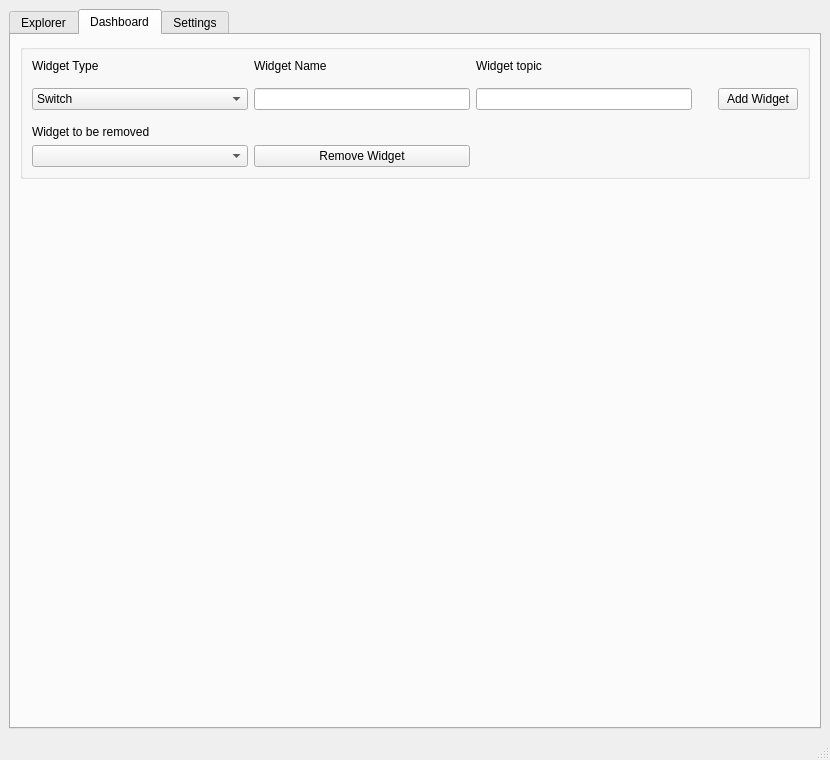
<?xml version="1.0" encoding="UTF-8"?>
<ui version="4.0">
 <class>MainWindow</class>
 <widget class="QMainWindow" name="MainWindow">
  <property name="geometry">
   <rect>
    <x>0</x>
    <y>0</y>
    <width>830</width>
    <height>760</height>
   </rect>
  </property>
  <property name="windowTitle">
   <string>MQTT Explorer</string>
  </property>
  <widget class="QWidget" name="centralwidget">
   <layout class="QVBoxLayout" name="verticalLayout_3">
    <item>
     <widget class="QTabWidget" name="tabWidget">
      <property name="currentIndex">
       <number>1</number>
      </property>
      <widget class="QWidget" name="explorer_tab">
       <attribute name="title">
        <string>Explorer</string>
       </attribute>
       <layout class="QVBoxLayout" name="verticalLayout_4">
        <item>
         <layout class="QHBoxLayout" name="horizontalLayout" stretch="2,1">
          <property name="spacing">
           <number>6</number>
          </property>
          <item>
           <widget class="QTreeWidget" name="treeWidget">
            <property name="minimumSize">
             <size>
              <width>200</width>
              <height>0</height>
             </size>
            </property>
            <attribute name="headerVisible">
             <bool>false</bool>
            </attribute>
            <column>
             <property name="text">
              <string notr="true">1</string>
             </property>
            </column>
           </widget>
          </item>
          <item>
           <layout class="QVBoxLayout" name="verticalLayout">
            <item>
             <widget class="QLabel" name="subscribeToTopicLabel">
              <property name="text">
               <string>Subscribe to topic</string>
              </property>
             </widget>
            </item>
            <item>
             <widget class="QLineEdit" name="subscribeTopicTextField">
              <property name="placeholderText">
               <string>Topic</string>
              </property>
             </widget>
            </item>
            <item>
             <widget class="QPushButton" name="subscribeButton">
              <property name="enabled">
               <bool>false</bool>
              </property>
              <property name="text">
               <string>Subscribe</string>
              </property>
             </widget>
            </item>
            <item>
             <widget class="QPushButton" name="subscribeResetButton">
              <property name="enabled">
               <bool>false</bool>
              </property>
              <property name="text">
               <string>Reset</string>
              </property>
             </widget>
            </item>
            <item>
             <spacer name="verticalSpacer_1">
              <property name="orientation">
               <enum>Qt::Vertical</enum>
              </property>
              <property name="sizeType">
               <enum>QSizePolicy::Fixed</enum>
              </property>
              <property name="sizeHint" stdset="0">
               <size>
                <width>20</width>
                <height>16</height>
               </size>
              </property>
             </spacer>
            </item>
            <item>
             <widget class="Line" name="line_1">
              <property name="orientation">
               <enum>Qt::Horizontal</enum>
              </property>
             </widget>
            </item>
            <item>
             <spacer name="verticalSpacer_2">
              <property name="orientation">
               <enum>Qt::Vertical</enum>
              </property>
              <property name="sizeType">
               <enum>QSizePolicy::Fixed</enum>
              </property>
              <property name="sizeHint" stdset="0">
               <size>
                <width>20</width>
                <height>8</height>
               </size>
              </property>
             </spacer>
            </item>
            <item>
             <widget class="QLabel" name="valueLabel">
              <property name="text">
               <string>Value</string>
              </property>
             </widget>
            </item>
            <item>
             <widget class="QLineEdit" name="valueTextField">
              <property name="text">
               <string/>
              </property>
              <property name="readOnly">
               <bool>true</bool>
              </property>
             </widget>
            </item>
            <item>
             <widget class="QPushButton" name="valueInspectButton">
              <property name="text">
               <string>Inspect value</string>
              </property>
             </widget>
            </item>
            <item>
             <spacer name="verticalSpacer_3">
              <property name="orientation">
               <enum>Qt::Vertical</enum>
              </property>
              <property name="sizeType">
               <enum>QSizePolicy::Fixed</enum>
              </property>
              <property name="sizeHint" stdset="0">
               <size>
                <width>20</width>
                <height>8</height>
               </size>
              </property>
             </spacer>
            </item>
            <item>
             <widget class="QLabel" name="valueHistoryLabel">
              <property name="text">
               <string>History</string>
              </property>
             </widget>
            </item>
            <item>
             <widget class="QListWidget" name="valueHistoryList"/>
            </item>
            <item>
             <spacer name="verticalSpacer_4">
              <property name="orientation">
               <enum>Qt::Vertical</enum>
              </property>
              <property name="sizeType">
               <enum>QSizePolicy::Fixed</enum>
              </property>
              <property name="sizeHint" stdset="0">
               <size>
                <width>20</width>
                <height>16</height>
               </size>
              </property>
             </spacer>
            </item>
            <item>
             <widget class="Line" name="line_2">
              <property name="orientation">
               <enum>Qt::Horizontal</enum>
              </property>
             </widget>
            </item>
            <item>
             <spacer name="verticalSpacer_5">
              <property name="orientation">
               <enum>Qt::Vertical</enum>
              </property>
              <property name="sizeType">
               <enum>QSizePolicy::Fixed</enum>
              </property>
              <property name="sizeHint" stdset="0">
               <size>
                <width>20</width>
                <height>8</height>
               </size>
              </property>
             </spacer>
            </item>
            <item>
             <widget class="QLabel" name="publishMessageLabel">
              <property name="text">
               <string>Publish message</string>
              </property>
             </widget>
            </item>
            <item>
             <widget class="QLineEdit" name="publishTopicTextField">
              <property name="placeholderText">
               <string>Topic</string>
              </property>
             </widget>
            </item>
            <item>
             <widget class="QLabel" name="textMessageLabel">
              <property name="text">
               <string>Text message</string>
              </property>
             </widget>
            </item>
            <item>
             <widget class="QLineEdit" name="publishTextMessageTextField">
              <property name="placeholderText">
               <string>Text</string>
              </property>
             </widget>
            </item>
            <item>
             <widget class="QPushButton" name="publishTextButton">
              <property name="enabled">
               <bool>false</bool>
              </property>
              <property name="text">
               <string>Publish text</string>
              </property>
             </widget>
            </item>
            <item>
             <widget class="QLabel" name="fileMessageLabel">
              <property name="text">
               <string>File message</string>
              </property>
             </widget>
            </item>
            <item>
             <widget class="QLineEdit" name="publishFilePathTextField">
              <property name="placeholderText">
               <string>Path to file</string>
              </property>
              <property name="clearButtonEnabled">
               <bool>false</bool>
              </property>
             </widget>
            </item>
            <item>
             <widget class="QPushButton" name="publishFileButton">
              <property name="enabled">
               <bool>false</bool>
              </property>
              <property name="text">
               <string>Publish file</string>
              </property>
             </widget>
            </item>
            <item>
             <spacer name="verticalSpacer_6">
              <property name="orientation">
               <enum>Qt::Vertical</enum>
              </property>
              <property name="sizeHint" stdset="0">
               <size>
                <width>20</width>
                <height>40</height>
               </size>
              </property>
             </spacer>
            </item>
           </layout>
          </item>
         </layout>
        </item>
       </layout>
      </widget>
      <widget class="QWidget" name="dashboard_tab">
       <attribute name="title">
        <string>Dashboard</string>
       </attribute>
       <layout class="QVBoxLayout" name="verticalLayout_6">
        <item>
         <widget class="QGroupBox" name="horizontalGroupBox">
          <property name="sizePolicy">
           <sizepolicy hsizetype="Preferred" vsizetype="Fixed">
            <horstretch>0</horstretch>
            <verstretch>0</verstretch>
           </sizepolicy>
          </property>
          <layout class="QGridLayout" name="gridLayout_2">
           <item row="3" column="1">
            <widget class="QPushButton" name="widgetRemoveButton">
             <property name="text">
              <string>Remove Widget</string>
             </property>
            </widget>
           </item>
           <item row="0" column="0">
            <widget class="QLabel" name="widgetTypeLabel">
             <property name="text">
              <string>Widget Type</string>
             </property>
            </widget>
           </item>
           <item row="1" column="3">
            <spacer name="verticalSpacer">
             <property name="orientation">
              <enum>Qt::Vertical</enum>
             </property>
             <property name="sizeType">
              <enum>QSizePolicy::Fixed</enum>
             </property>
             <property name="sizeHint" stdset="0">
              <size>
               <width>20</width>
               <height>40</height>
              </size>
             </property>
            </spacer>
           </item>
           <item row="1" column="4">
            <widget class="QPushButton" name="widgetAddButton">
             <property name="text">
              <string>Add Widget</string>
             </property>
            </widget>
           </item>
           <item row="3" column="0">
            <widget class="QComboBox" name="widgetRemoveBox"/>
           </item>
           <item row="0" column="1">
            <widget class="QLabel" name="widgetNameLabel">
             <property name="text">
              <string>Widget Name</string>
             </property>
            </widget>
           </item>
           <item row="1" column="1">
            <widget class="QLineEdit" name="widgetNameText">
             <property name="toolTip">
              <string>&lt;html&gt;&lt;head/&gt;&lt;body&gt;&lt;p&gt;Widget Name&lt;/p&gt;&lt;/body&gt;&lt;/html&gt;</string>
             </property>
             <property name="text">
              <string/>
             </property>
            </widget>
           </item>
           <item row="2" column="0">
            <widget class="QLabel" name="widgetRemoveLabel">
             <property name="text">
              <string>Widget to be removed</string>
             </property>
            </widget>
           </item>
           <item row="1" column="0">
            <widget class="QComboBox" name="widgetAddBox">
             <property name="sizePolicy">
              <sizepolicy hsizetype="Expanding" vsizetype="Fixed">
               <horstretch>0</horstretch>
               <verstretch>0</verstretch>
              </sizepolicy>
             </property>
             <item>
              <property name="text">
               <string>Switch</string>
              </property>
             </item>
             <item>
              <property name="text">
               <string>Display</string>
              </property>
             </item>
             <item>
              <property name="text">
               <string>Text</string>
              </property>
             </item>
            </widget>
           </item>
           <item row="1" column="2">
            <widget class="QLineEdit" name="widgetTopicText"/>
           </item>
           <item row="0" column="2">
            <widget class="QLabel" name="widgetTopicLabel">
             <property name="text">
              <string>Widget topic</string>
             </property>
            </widget>
           </item>
          </layout>
         </widget>
        </item>
        <item>
         <layout class="QGridLayout" name="gridLayout">
          <property name="sizeConstraint">
           <enum>QLayout::SetDefaultConstraint</enum>
          </property>
          <item row="3" column="3">
           <widget class="QWidget" name="widget_3" native="true"/>
          </item>
          <item row="4" column="3">
           <widget class="QWidget" name="widget_6" native="true"/>
          </item>
          <item row="5" column="1">
           <widget class="QWidget" name="widget_7" native="true"/>
          </item>
          <item row="4" column="2">
           <widget class="QWidget" name="widget_5" native="true"/>
          </item>
          <item row="3" column="2">
           <widget class="QWidget" name="widget_2" native="true"/>
          </item>
          <item row="4" column="1">
           <widget class="QWidget" name="widget_4" native="true"/>
          </item>
          <item row="5" column="2">
           <widget class="QWidget" name="widget_8" native="true"/>
          </item>
          <item row="3" column="1">
           <widget class="QWidget" name="widget_1" native="true"/>
          </item>
          <item row="5" column="3">
           <widget class="QWidget" name="widget_9" native="true"/>
          </item>
          <item row="6" column="1">
           <widget class="QWidget" name="widget_10" native="true"/>
          </item>
          <item row="6" column="2">
           <widget class="QWidget" name="widget_11" native="true"/>
          </item>
          <item row="6" column="3">
           <widget class="QWidget" name="widget_12" native="true"/>
          </item>
         </layout>
        </item>
       </layout>
      </widget>
      <widget class="QWidget" name="settings_tab">
       <attribute name="title">
        <string>Settings</string>
       </attribute>
       <layout class="QVBoxLayout" name="verticalLayout_5">
        <item>
         <layout class="QVBoxLayout" name="verticalLayout_2">
          <item>
           <layout class="QHBoxLayout" name="AddressHorizontalStack">
            <item>
             <widget class="QLabel" name="AddressLabel">
              <property name="minimumSize">
               <size>
                <width>100</width>
                <height>0</height>
               </size>
              </property>
              <property name="text">
               <string>Address:</string>
              </property>
             </widget>
            </item>
            <item>
             <widget class="QLineEdit" name="AddressTextField">
              <property name="text">
               <string>localhost</string>
              </property>
              <property name="placeholderText">
               <string>Address</string>
              </property>
             </widget>
            </item>
           </layout>
          </item>
          <item>
           <layout class="QHBoxLayout" name="PortHorizontalStack">
            <item>
             <widget class="QLabel" name="PortLabel">
              <property name="minimumSize">
               <size>
                <width>100</width>
                <height>0</height>
               </size>
              </property>
              <property name="text">
               <string>Port:</string>
              </property>
             </widget>
            </item>
            <item>
             <widget class="QLineEdit" name="PortTextField">
              <property name="text">
               <string>1883</string>
              </property>
              <property name="placeholderText">
               <string>Port</string>
              </property>
             </widget>
            </item>
           </layout>
          </item>
          <item>
           <layout class="QHBoxLayout" name="UsernameHorizontalStack">
            <item>
             <widget class="QLabel" name="UsernameLabel">
              <property name="minimumSize">
               <size>
                <width>100</width>
                <height>0</height>
               </size>
              </property>
              <property name="text">
               <string>Username:</string>
              </property>
             </widget>
            </item>
            <item>
             <widget class="QLineEdit" name="UsernameTextField">
              <property name="placeholderText">
               <string>Username</string>
              </property>
             </widget>
            </item>
           </layout>
          </item>
          <item>
           <layout class="QHBoxLayout" name="PasswordHorizontalStack">
            <item>
             <widget class="QLabel" name="passwordLabel">
              <property name="minimumSize">
               <size>
                <width>100</width>
                <height>0</height>
               </size>
              </property>
              <property name="text">
               <string>Password:</string>
              </property>
             </widget>
            </item>
            <item>
             <widget class="QLineEdit" name="passwordTextField">
              <property name="echoMode">
               <enum>QLineEdit::Password</enum>
              </property>
              <property name="placeholderText">
               <string>Password</string>
              </property>
             </widget>
            </item>
           </layout>
          </item>
          <item>
           <widget class="QPushButton" name="connectToServerButton">
            <property name="text">
             <string>Connect</string>
            </property>
           </widget>
          </item>
          <item>
           <spacer name="verticalSpacer_7">
            <property name="orientation">
             <enum>Qt::Vertical</enum>
            </property>
            <property name="sizeType">
             <enum>QSizePolicy::Fixed</enum>
            </property>
            <property name="sizeHint" stdset="0">
             <size>
              <width>20</width>
              <height>16</height>
             </size>
            </property>
           </spacer>
          </item>
          <item>
           <widget class="Line" name="line">
            <property name="orientation">
             <enum>Qt::Horizontal</enum>
            </property>
           </widget>
          </item>
          <item>
           <spacer name="verticalSpacer_8">
            <property name="orientation">
             <enum>Qt::Vertical</enum>
            </property>
            <property name="sizeType">
             <enum>QSizePolicy::Fixed</enum>
            </property>
            <property name="sizeHint" stdset="0">
             <size>
              <width>20</width>
              <height>8</height>
             </size>
            </property>
           </spacer>
          </item>
          <item>
           <layout class="QHBoxLayout" name="horizontalLayout_5">
            <item>
             <widget class="QLabel" name="numberOfMessagesLabel">
              <property name="minimumSize">
               <size>
                <width>200</width>
                <height>0</height>
               </size>
              </property>
              <property name="text">
               <string>Number of stored messages:</string>
              </property>
             </widget>
            </item>
            <item>
             <widget class="QLineEdit" name="numberOfMessagesTextField">
              <property name="minimumSize">
               <size>
                <width>50</width>
                <height>0</height>
               </size>
              </property>
              <property name="maximumSize">
               <size>
                <width>100</width>
                <height>16777215</height>
               </size>
              </property>
              <property name="text">
               <string>1</string>
              </property>
             </widget>
            </item>
            <item>
             <spacer name="horizontalSpacer_3">
              <property name="orientation">
               <enum>Qt::Horizontal</enum>
              </property>
              <property name="sizeType">
               <enum>QSizePolicy::Maximum</enum>
              </property>
              <property name="sizeHint" stdset="0">
               <size>
                <width>16</width>
                <height>20</height>
               </size>
              </property>
             </spacer>
            </item>
            <item>
             <widget class="QPushButton" name="numberOfMessagesSetButton">
              <property name="text">
               <string>Set</string>
              </property>
             </widget>
            </item>
            <item>
             <spacer name="horizontalSpacer_4">
              <property name="orientation">
               <enum>Qt::Horizontal</enum>
              </property>
              <property name="sizeHint" stdset="0">
               <size>
                <width>40</width>
                <height>20</height>
               </size>
              </property>
             </spacer>
            </item>
           </layout>
          </item>
         </layout>
        </item>
        <item>
         <spacer name="verticalSpacer_12">
          <property name="orientation">
           <enum>Qt::Vertical</enum>
          </property>
          <property name="sizeType">
           <enum>QSizePolicy::Fixed</enum>
          </property>
          <property name="sizeHint" stdset="0">
           <size>
            <width>20</width>
            <height>16</height>
           </size>
          </property>
         </spacer>
        </item>
        <item>
         <widget class="Line" name="line_3">
          <property name="orientation">
           <enum>Qt::Horizontal</enum>
          </property>
         </widget>
        </item>
        <item>
         <spacer name="verticalSpacer_9">
          <property name="orientation">
           <enum>Qt::Vertical</enum>
          </property>
          <property name="sizeType">
           <enum>QSizePolicy::Fixed</enum>
          </property>
          <property name="sizeHint" stdset="0">
           <size>
            <width>20</width>
            <height>8</height>
           </size>
          </property>
         </spacer>
        </item>
        <item>
         <layout class="QVBoxLayout" name="verticalLayout_7">
          <item>
           <widget class="QLabel" name="exportSectionLabel">
            <property name="text">
             <string>Export captured data to disk</string>
            </property>
           </widget>
          </item>
          <item>
           <spacer name="verticalSpacer_11">
            <property name="orientation">
             <enum>Qt::Vertical</enum>
            </property>
            <property name="sizeType">
             <enum>QSizePolicy::Fixed</enum>
            </property>
            <property name="sizeHint" stdset="0">
             <size>
              <width>20</width>
              <height>8</height>
             </size>
            </property>
           </spacer>
          </item>
          <item>
           <layout class="QHBoxLayout" name="horizontalLayout_2">
            <item>
             <widget class="QLabel" name="exportSaveLabel">
              <property name="minimumSize">
               <size>
                <width>100</width>
                <height>0</height>
               </size>
              </property>
              <property name="text">
               <string>Save to:</string>
              </property>
             </widget>
            </item>
            <item>
             <widget class="QLineEdit" name="exportPathTextField">
              <property name="placeholderText">
               <string>Path</string>
              </property>
             </widget>
            </item>
            <item>
             <spacer name="horizontalSpacer">
              <property name="orientation">
               <enum>Qt::Horizontal</enum>
              </property>
              <property name="sizeType">
               <enum>QSizePolicy::Fixed</enum>
              </property>
              <property name="sizeHint" stdset="0">
               <size>
                <width>16</width>
                <height>20</height>
               </size>
              </property>
             </spacer>
            </item>
            <item>
             <widget class="QPushButton" name="exportButton">
              <property name="text">
               <string>Export</string>
              </property>
             </widget>
            </item>
           </layout>
          </item>
         </layout>
        </item>
        <item>
         <spacer name="verticalSpacer_10">
          <property name="orientation">
           <enum>Qt::Vertical</enum>
          </property>
          <property name="sizeHint" stdset="0">
           <size>
            <width>20</width>
            <height>40</height>
           </size>
          </property>
         </spacer>
        </item>
       </layout>
      </widget>
     </widget>
    </item>
   </layout>
  </widget>
  <widget class="QMenuBar" name="menubar">
   <property name="geometry">
    <rect>
     <x>0</x>
     <y>0</y>
     <width>830</width>
     <height>22</height>
    </rect>
   </property>
  </widget>
  <widget class="QStatusBar" name="statusbar"/>
 </widget>
 <resources/>
 <connections/>
</ui>
